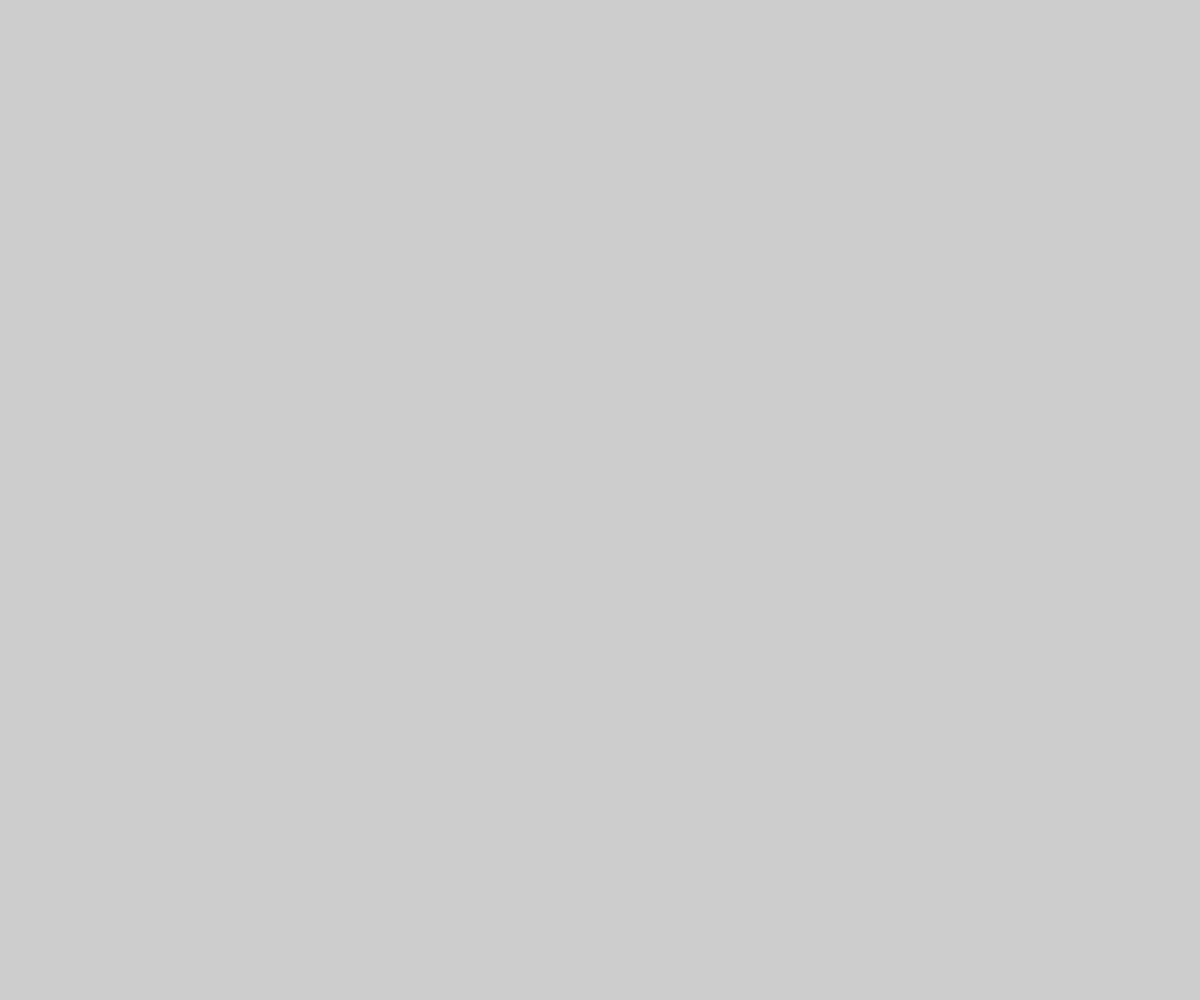
Frame 1 (no input)
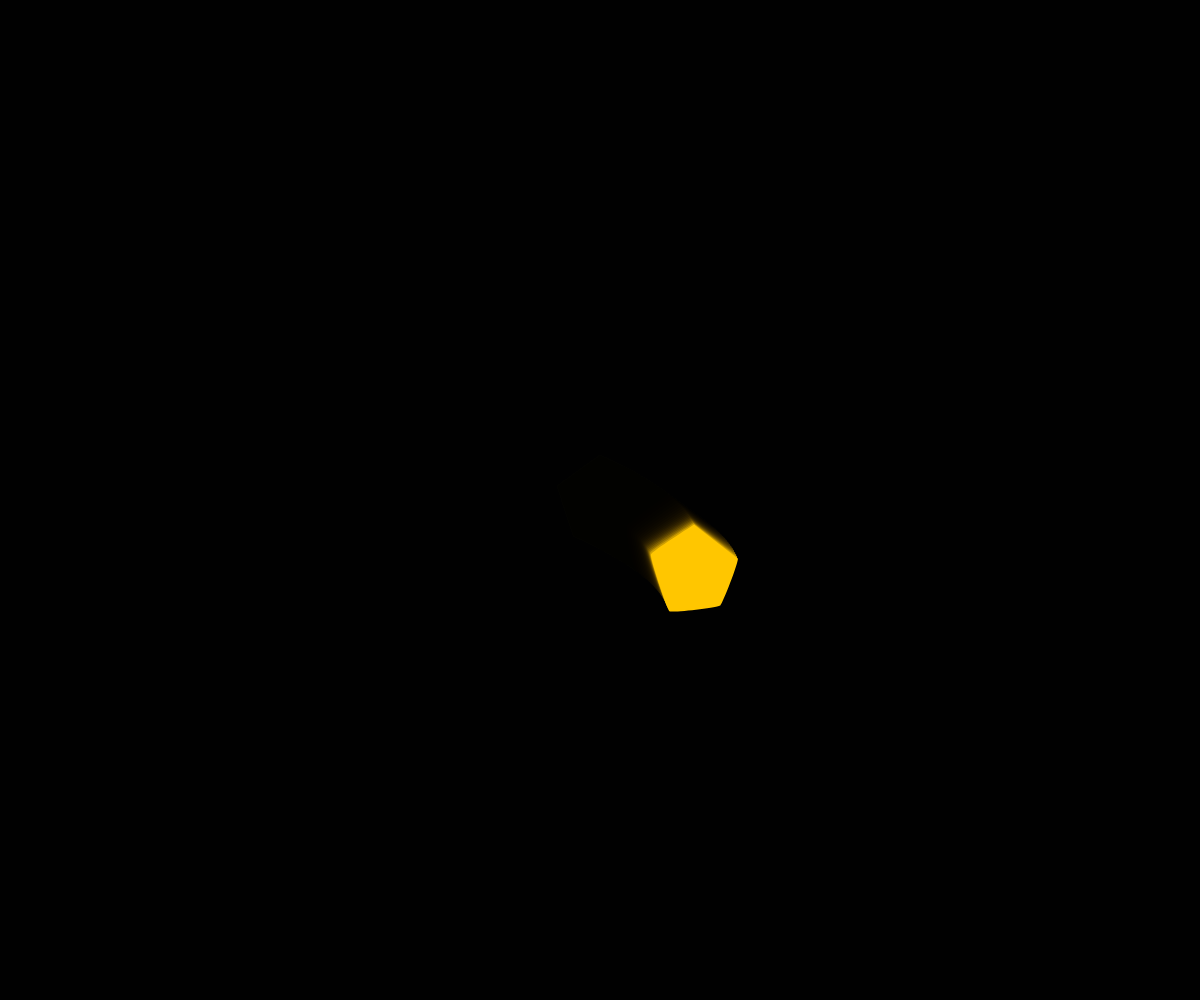
Frame 60 (no input)
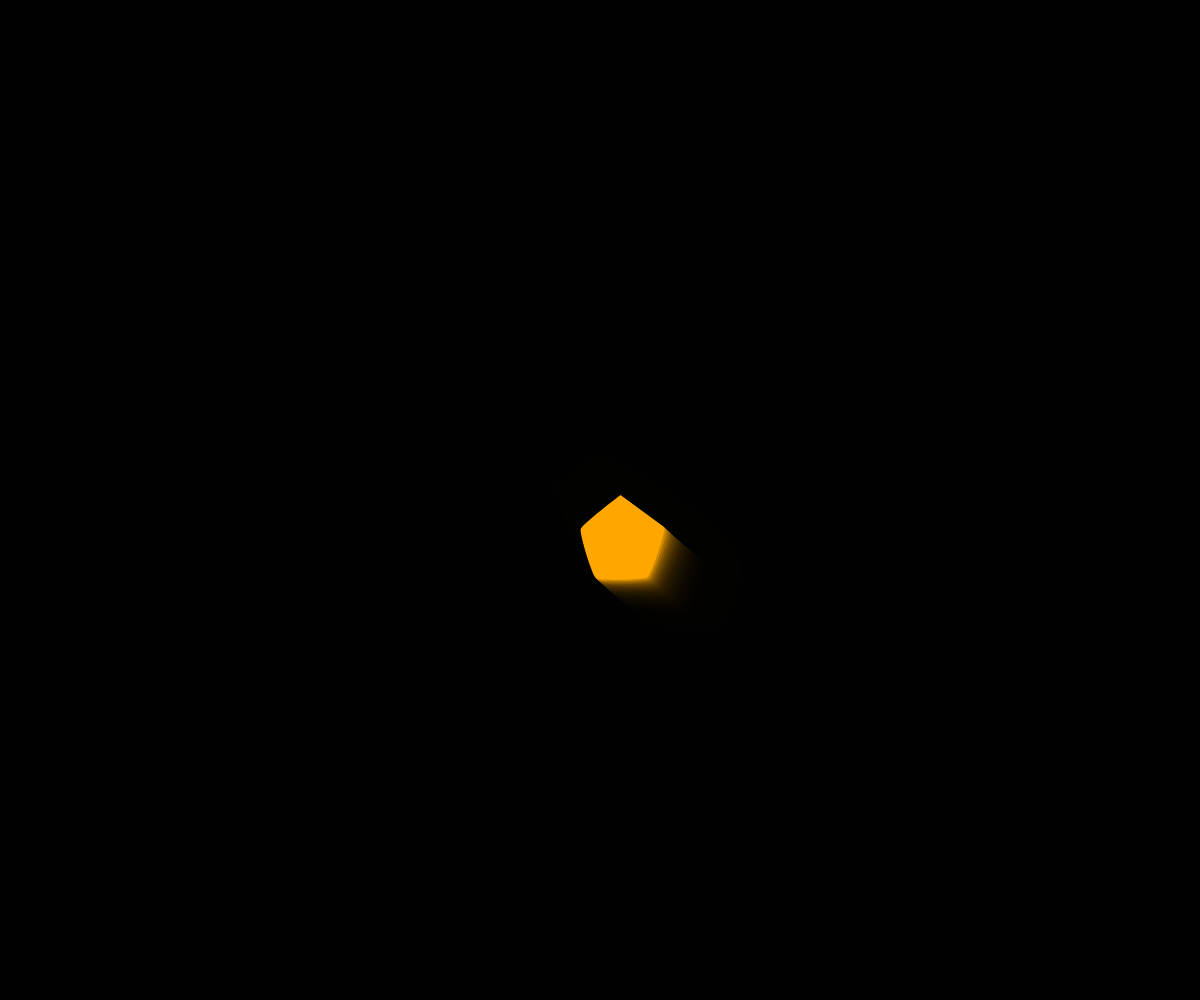
Frame 120 (the mouse pressed at the canvas centre since frame 60)

The p5.js sketch that drew these frames (run headless with seeded random() and noise() and a simulated clock; from frame 60 on, the mouse is pressed at the canvas centre):

// p5.js sketch
// ── sketch.js
// Source: https://p5js.org/examples/math-and-physics-soft-body/
// Created by Ira Greenberg. Revised by Darren Kessner. From 2024 onwards, edited and maintained by p5.js Contributors and Processing Foundation. Licensed under CC BY-NC-SA 4.0.


// Declare variables for the physics calculations
// My comments: These are global variables for later usage which could save more tiem to do the calculation and clearify all the relations between the datas. These especially are for physics calculation later in the code.
let centerX = 0.0;
let centerY = 0.0;
let radius = 45;
let rotAngle = -90;
let accelX = 0.0;
let accelY = 0.0;
let deltaX = 0.0;
let deltaY = 0.0;
let springing = 0.0009;
let damping = 0.98;

// Declare variables for specifying vertex locations
// My comments: Same thing, global variables, mosly are arrays that can be used later for vertex locations variations.
let nodes = 5;
let nodeStartX = [];
let nodeStartY = [];
let nodeX = [];
let nodeY = [];
let angle = [];
let frequency = [];

let organicConstant = 1.0;

// freely wandering around
let noiseOffsetX = 0;
// not letting the star going straight line
let noiseOffsetY = 1000;  
let noiseSpeed = 0.004;  
let autoTargetX = 0;
let autoTargetY = 0;

//when mouse is not moving, change it into automatic mode
let useAutoTarget = true; 
let lastMouseX = -1;
let lastMouseY = -1;
let mouseIdleFrames = 0;
let IDLE_THRESHOLD = 180;  // when reaching the target, pause for a bit

let my = {};


function setup() {
  createCanvas(windowWidth, windowHeight);

  centerX = width / 2;
  centerY = height / 2;
  autoTargetX = centerX;
  autoTargetY = centerY;
  lastMouseX = mouseX;
  lastMouseY = mouseY;

  for (let i = 0; i < nodes; i++) {
    nodeStartX[i] = 0;
    nodeStartY[i] = 0;
    nodeX[i] = 0;
    nodeY[i] = 0;
    angle[i] = 0;
    frequency[i] = random(5, 12);
  }

  noStroke();
  angleMode(DEGREES);

  setup_fullScreenButton();
}

function draw() {
  background(0, 50);
  drawShape();
  moveShape();
}


function drawShape() {
  for (let i = 0; i < nodes; i++) {
    nodeStartX[i] = centerX + cos(rotAngle) * radius;
    nodeStartY[i] = centerY + sin(rotAngle) * radius;
    rotAngle += 360.0 / nodes;
  }

  curveTightness(organicConstant);
  let shapeColor = lerpColor(color('red'), color('yellow'), organicConstant);
  fill(shapeColor);

  beginShape();
  for (let i = 0; i < nodes; i++) {
    curveVertex(nodeX[i], nodeY[i]);
  }
  endShape(CLOSE);
}

//Auto
function moveShape() {

  //detect if the mouse is moving
  if (abs(mouseX - lastMouseX) > 1.5 || abs(mouseY - lastMouseY) > 1.5) {
    useAutoTarget = false;   //change to actual mouse movement
    mouseIdleFrames = 0;
  } else {
    mouseIdleFrames++;
    if (mouseIdleFrames > IDLE_THRESHOLD) {
      useAutoTarget = true;  //auto
    }
  }
  lastMouseX = mouseX;
  lastMouseY = mouseY;

  //use perlin noise to change moving target
  noiseOffsetX += noiseSpeed;
  noiseOffsetY += noiseSpeed;

  let margin = 80;  //when auto moving, it should not go out of the margin, so here i gave a value to limit it inide the canva
  autoTargetX = map(noise(noiseOffsetX), 0, 1, margin, width  - margin);
  autoTargetY = map(noise(noiseOffsetY), 0, 1, margin, height - margin);

  // which target to choose
  let targetX = useAutoTarget ? autoTargetX : mouseX;
  let targetY = useAutoTarget ? autoTargetY : mouseY;

  deltaX = (targetX - centerX) * springing;
  deltaY = (targetY - centerY) * springing;
  accelX += deltaX;
  accelY += deltaY;

  centerX += accelX;
  centerY += accelY;

  accelX *= damping;
  accelY *= damping;


  organicConstant = 1 - (abs(accelX) + abs(accelY)) * 0.1;

  for (let i = 0; i < nodes; i++) {
    nodeX[i] = nodeStartX[i] + sin(angle[i]) * (accelX * 2);
    nodeY[i] = nodeStartY[i] + sin(angle[i]) * (accelY * 2);
    angle[i] += frequency[i];
  }
}

//full screen button
function setup_fullScreenButton() {
  my.fullScreenButton = createButton("Full Screen");
  my.fullScreenButton.mousePressed(fullScreen_action);
  my.fullScreenButton.style("font-size:42px");
}

function fullScreen_action() {
  my.fullScreenButton.remove();
  fullscreen(1);
  setTimeout(ui_present_window, 3000);
}

function ui_present_window() {
  resizeCanvas(windowWidth, windowHeight);
}

function windowResized() {
  resizeCanvas(windowWidth, windowHeight);
}
